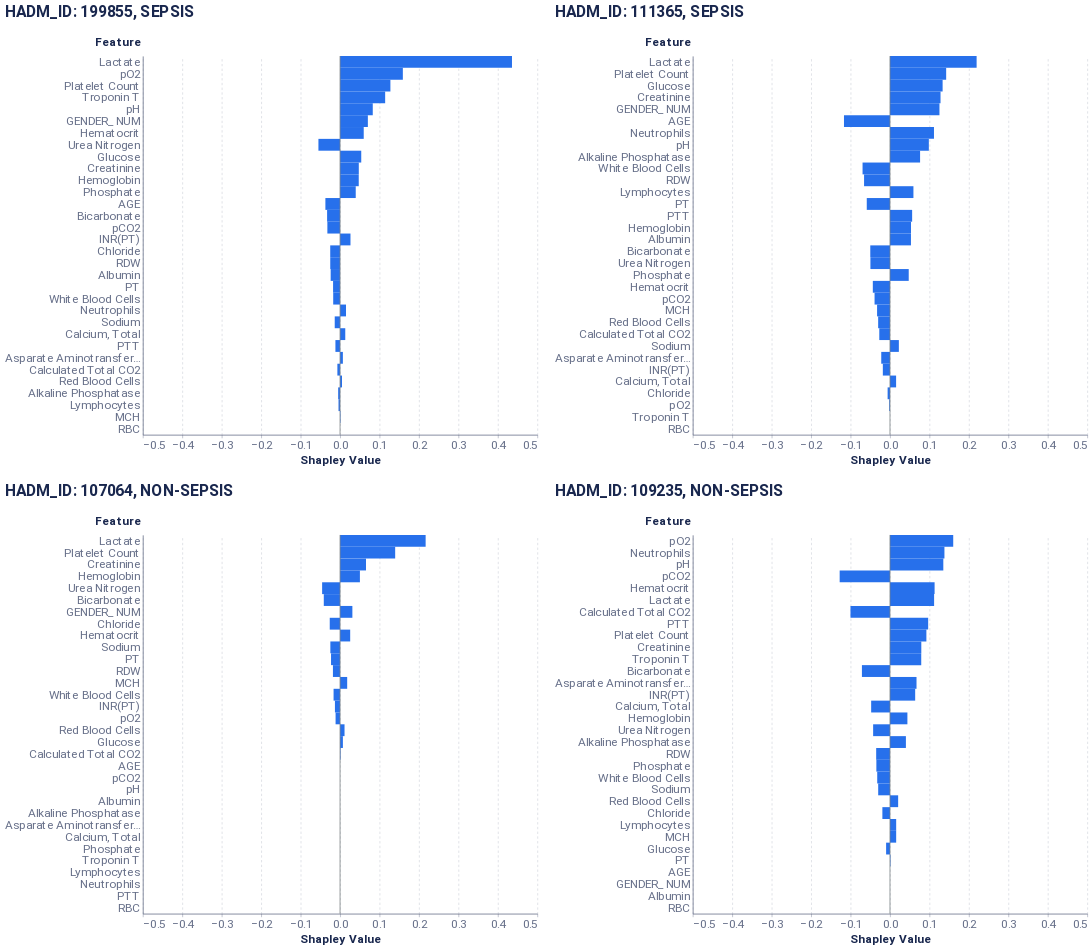

The notebook cell this image was saved under:
### Code cell
(feat_plots[0] | feat_plots[1]) & (feat_plots[2] | feat_plots[3])

### Figure 1 — Vega-Lite specification as saved in the notebook (floating-point values rounded to 4 significant figures)
{"config": {"axis": {"domain": true, "domainColor": "#666F89", "grid": false, "gridCap": "round", "gridColor": "#B3B7C4", "gridDash": [2, 4], "gridWidth": 0.5, "labelColor": "#666F89", "labelFont": "Roboto, Arial, sans-serif", "labelPadding": 2, "tickColor": "#666F89", "tickOpacity": 0.5, "tickSize": 4, "titleColor": "#19274E", "titleFont": "Roboto, Arial, sans-serif", "titleFontSize": 12}, "axisBand": {"domain": true, "labelPadding": 4, "ticks": false}, "axisY": {"domain": false, "titleAlign": "left", "titleAngle": 0, "titleX": -20, "titleY": -10}, "legend": {"labelColor": "#666F89", "labelFont": "Roboto, Arial, sans-serif", "labelFontSize": 12, "symbolSize": 40, "titleColor": "#19274E", "titleFont": "Roboto, Arial, sans-serif", "titleFontSize": 12, "titlePadding": 4}, "arc": {"stroke": "#FFFFFF", "strokeWidth": 1}, "bar": {"fill": "#2770EB", "stroke": null}, "line": {"stroke": "#2770EB", "strokeWidth": 2}, "path": {"stroke": "#2770EB", "strokeWidth": 0.5}, "point": {"fill": "#2770EB", "shape": "circle", "filled": true}, "rect": {"fill": "#2770EB"}, "rule": {"stroke": "#666F89"}, "shape": {"stroke": "#2770EB"}, "text": {"color": "#19274E", "font": "Roboto, Arial, sans-serif", "fontSize": 12}, "range": {"category": ["#2770EB", "#77B98A", "#DA5252", "#FFC400", "#A87AEA", "#00A39E", "#19274E"], "diverging": ["#006360", "#2BB3AE", "#96D9D7", "#FFFFFF", "#EDAAAA", "#DA5252", "#811D1D"], "heatmap": ["#18448F", "#1B4EA5", "#2770EB", "#4C88EE", "#82ACF3", "#A6C4F7", "#E9F1FD"], "ramp": ["#18448F", "#1B4EA5", "#2770EB", "#4C88EE", "#82ACF3", "#A6C4F7", "#E9F1FD"]}, "background": "#FFFFFF", "group": {"fill": "#FFFFFF"}, "header": {"labelColor": "#19274E", "labelFont": "Roboto, Arial, sans-serif", "labelFontSize": 12, "titleColor": "#19274E", "titleFont": "Roboto, Arial, sans-serif", "titleFontSize": 16}, "title": {"anchor": "start", "color": "#19274E", "font": "Roboto, Arial, sans-serif", "fontSize": 20, "fontWeight": "bold", "offset": 20, "subtitleColor": "#19274E", "subtitleFontSize": 16}, "view": {"continuousHeight": 300, "continuousWidth": 400, "stroke": "transparent"}}, "vconcat": [{"hconcat": [{"layer": [{"data": {"name": "data-d2a06e596447de77c8c4055cad91cf85"}, "mark": {"type": "bar", "size": 15, "thickness": 1}, "encoding": {"x": {"axis": {"grid": true, "labelFontSize": 15, "title": "Shapley Value", "titleFontSize": 15}, "field": "Shapley Value", "scale": {"domain": [-0.1, 0.4]}, "type": "quantitative"}, "y": {"axis": {"labelFontSize": 15, "title": "Feature", "titleFontSize": 15, "titleX": -61}, "field": "Feature", "sort": {"field": "sort_col", "order": "descending"}, "type": "nominal"}}}, {"data": {"name": "data-9c00aa9dc2b1c1a0b4bf9b34ead12925"}, "mark": {"type": "rule", "color": "#798184"}, "encoding": {"x": {"field": "x", "type": "quantitative"}}}], "encoding": {"x": {"field": "Shapley Value", "scale": {"domain": [-0.5, 0.5]}, "type": "quantitative"}}, "height": {"step": 15}, "title": "HADM_ID: 199855, SEPSIS", "width": 500}, {"layer": [{"data": {"name": "data-91990ef8b347d50381b4938d49d6d486"}, "mark": {"type": "bar", "size": 15, "thickness": 1}, "encoding": {"x": {"axis": {"grid": true, "labelFontSize": 15, "title": "Shapley Value", "titleFontSize": 15}, "field": "Shapley Value", "scale": {"domain": [-0.1, 0.4]}, "type": "quantitative"}, "y": {"axis": {"labelFontSize": 15, "title": "Feature", "titleFontSize": 15, "titleX": -61}, "field": "Feature", "sort": {"field": "sort_col", "order": "descending"}, "type": "nominal"}}}, {"data": {"name": "data-9c00aa9dc2b1c1a0b4bf9b34ead12925"}, "mark": {"type": "rule", "color": "#798184"}, "encoding": {"x": {"field": "x", "type": "quantitative"}}}], "encoding": {"x": {"field": "Shapley Value", "scale": {"domain": [-0.5, 0.5]}, "type": "quantitative"}}, "height": {"step": 15}, "title": "HADM_ID: 111365, SEPSIS", "width": 500}]}, {"hconcat": [{"layer": [{"data": {"name": "data-7627139140bf505e6b8fb7817088b44e"}, "mark": {"type": "bar", "size": 15, "thickness": 1}, "encoding": {"x": {"axis": {"grid": true, "labelFontSize": 15, "title": "Shapley Value", "titleFontSize": 15}, "field": "Shapley Value", "scale": {"domain": [-0.1, 0.4]}, "type": "quantitative"}, "y": {"axis": {"labelFontSize": 15, "title": "Feature", "titleFontSize": 15, "titleX": -61}, "field": "Feature", "sort": {"field": "sort_col", "order": "descending"}, "type": "nominal"}}}, {"data": {"name": "data-9c00aa9dc2b1c1a0b4bf9b34ead12925"}, "mark": {"type": "rule", "color": "#798184"}, "encoding": {"x": {"field": "x", "type": "quantitative"}}}], "encoding": {"x": {"field": "Shapley Value", "scale": {"domain": [-0.5, 0.5]}, "type": "quantitative"}}, "height": {"step": 15}, "title": "HADM_ID: 107064, NON-SEPSIS", "width": 500}, {"layer": [{"data": {"name": "data-1a31e86d307a2c36e1670dcbff0aaab9"}, "mark": {"type": "bar", "size": 15, "thickness": 1}, "encoding": {"x": {"axis": {"grid": true, "labelFontSize": 15, "title": "Shapley Value", "titleFontSize": 15}, "field": "Shapley Value", "scale": {"domain": [-0.1, 0.4]}, "type": "quantitative"}, "y": {"axis": {"labelFontSize": 15, "title": "Feature", "titleFontSize": 15, "titleX": -61}, "field": "Feature", "sort": {"field": "sort_col", "order": "descending"}, "type": "nominal"}}}, {"data": {"name": "data-9c00aa9dc2b1c1a0b4bf9b34ead12925"}, "mark": {"type": "rule", "color": "#798184"}, "encoding": {"x": {"field": "x", "type": "quantitative"}}}], "encoding": {"x": {"field": "Shapley Value", "scale": {"domain": [-0.5, 0.5]}, "type": "quantitative"}}, "height": {"step": 15}, "title": "HADM_ID: 109235, NON-SEPSIS", "width": 500}]}], "$schema": "https://vega.github.io/schema/vega-lite/v4.17.0.json", "datasets": {"data-d2a06e596447de77c8c4055cad91cf85": [{"Random seed": 42, "NSamples": 32000, "Feature": "AGE", "Shapley Value": -0.03719, "sort_col": 0.03719}, {"Random seed": 42, "NSamples": 32000, "Feature": "GENDER_NUM", "Shapley Value": 0.07047, "sort_col": 0.07047}, {"Random seed": 42, "NSamples": 32000, "Feature": "Calculated Total CO2", "Shapley Value": -0.006794, "sort_col": 0.006794}, {"Random seed": 42, "NSamples": 32000, "Feature": "Lactate", "Shapley Value": 0.4358, "sort_col": 0.4358}, {"Random seed": 42, "NSamples": 32000, "Feature": "pCO2", "Shapley Value": -0.03217, "sort_col": 0.03217}, {"Random seed": 42, "NSamples": 32000, "Feature": "pH", "Shapley Value": 0.08291, "sort_col": 0.08291}, {"Random seed": 42, "NSamples": 32000, "Feature": "pO2", "Shapley Value": 0.1592, "sort_col": 0.1592}, {"Random seed": 42, "NSamples": 32000, "Feature": "Albumin", "Shapley Value": -0.02382, "sort_col": 0.02382}, {"Random seed": 42, "NSamples": 32000, "Feature": "Alkaline Phosphatase", "Shapley Value": -0.004811, "sort_col": 0.004811}, {"Random seed": 42, "NSamples": 32000, "Feature": "Asparate Aminotransferase (AST)", "Shapley Value": 0.007143, "sort_col": 0.007143}, {"Random seed": 42, "NSamples": 32000, "Feature": "Bicarbonate", "Shapley Value": -0.03285, "sort_col": 0.03285}, {"Random seed": 42, "NSamples": 32000, "Feature": "Calcium, Total", "Shapley Value": 0.0132, "sort_col": 0.0132}, {"Random seed": 42, "NSamples": 32000, "Feature": "Chloride", "Shapley Value": -0.02493, "sort_col": 0.02493}, {"Random seed": 42, "NSamples": 32000, "Feature": "Creatinine", "Shapley Value": 0.0475, "sort_col": 0.0475}, {"Random seed": 42, "NSamples": 32000, "Feature": "Glucose", "Shapley Value": 0.05371, "sort_col": 0.05371}, {"Random seed": 42, "NSamples": 32000, "Feature": "Phosphate", "Shapley Value": 0.03974, "sort_col": 0.03974}, {"Random seed": 42, "NSamples": 32000, "Feature": "Sodium", "Shapley Value": -0.01352, "sort_col": 0.01352}, {"Random seed": 42, "NSamples": 32000, "Feature": "Troponin T", "Shapley Value": 0.1143, "sort_col": 0.1143}, {"Random seed": 42, "NSamples": 32000, "Feature": "Urea Nitrogen", "Shapley Value": -0.05484, "sort_col": 0.05484}, {"Random seed": 42, "NSamples": 32000, "Feature": "Hematocrit", "Shapley Value": 0.05999, "sort_col": 0.05999}, {"Random seed": 42, "NSamples": 32000, "Feature": "Hemoglobin", "Shapley Value": 0.04735, "sort_col": 0.04735}, {"Random seed": 42, "NSamples": 32000, "Feature": "INR(PT)", "Shapley Value": 0.02642, "sort_col": 0.02642}, {"Random seed": 42, "NSamples": 32000, "Feature": "Lymphocytes", "Shapley Value": -0.003919, "sort_col": 0.003919}, {"Random seed": 42, "NSamples": 32000, "Feature": "MCH", "Shapley Value": 0.001081, "sort_col": 0.001081}, {"Random seed": 42, "NSamples": 32000, "Feature": "Neutrophils", "Shapley Value": 0.01508, "sort_col": 0.01508}, {"Random seed": 42, "NSamples": 32000, "Feature": "Platelet Count", "Shapley Value": 0.1276, "sort_col": 0.1276}, {"Random seed": 42, "NSamples": 32000, "Feature": "PT", "Shapley Value": -0.01771, "sort_col": 0.01771}, {"Random seed": 42, "NSamples": 32000, "Feature": "PTT", "Shapley Value": -0.01175, "sort_col": 0.01175}, {"Random seed": 42, "NSamples": 32000, "Feature": "RDW", "Shapley Value": -0.02487, "sort_col": 0.02487}, {"Random seed": 42, "NSamples": 32000, "Feature": "Red Blood Cells", "Shapley Value": 0.004955, "sort_col": 0.004955}, {"Random seed": 42, "NSamples": 32000, "Feature": "White Blood Cells", "Shapley Value": -0.01738, "sort_col": 0.01738}, {"Random seed": 42, "NSamples": 32000, "Feature": "RBC", "Shapley Value": 0.0, "sort_col": 0.0}], "data-9c00aa9dc2b1c1a0b4bf9b34ead12925": [{"x": 0}], "data-91990ef8b347d50381b4938d49d6d486": [{"Random seed": 42, "NSamples": 32000, "Feature": "AGE", "Shapley Value": -0.1166, "sort_col": 0.1166}, {"Random seed": 42, "NSamples": 32000, "Feature": "GENDER_NUM", "Shapley Value": 0.1254, "sort_col": 0.1254}, {"Random seed": 42, "NSamples": 32000, "Feature": "Calculated Total CO2", "Shapley Value": -0.02714, "sort_col": 0.02714}, {"Random seed": 42, "NSamples": 32000, "Feature": "Lactate", "Shapley Value": 0.2196, "sort_col": 0.2196}, {"Random seed": 42, "NSamples": 32000, "Feature": "pCO2", "Shapley Value": -0.03912, "sort_col": 0.03912}, {"Random seed": 42, "NSamples": 32000, "Feature": "pH", "Shapley Value": 0.09847, "sort_col": 0.09847}, {"Random seed": 42, "NSamples": 32000, "Feature": "pO2", "Shapley Value": -0.001975, "sort_col": 0.001975}, {"Random seed": 42, "NSamples": 32000, "Feature": "Albumin", "Shapley Value": 0.05316, "sort_col": 0.05316}, {"Random seed": 42, "NSamples": 32000, "Feature": "Alkaline Phosphatase", "Shapley Value": 0.07628, "sort_col": 0.07628}, {"Random seed": 42, "NSamples": 32000, "Feature": "Asparate Aminotransferase (AST)", "Shapley Value": -0.02217, "sort_col": 0.02217}, {"Random seed": 42, "NSamples": 32000, "Feature": "Bicarbonate", "Shapley Value": -0.04996, "sort_col": 0.04996}, {"Random seed": 42, "NSamples": 32000, "Feature": "Calcium, Total", "Shapley Value": 0.01549, "sort_col": 0.01549}, {"Random seed": 42, "NSamples": 32000, "Feature": "Chloride", "Shapley Value": -0.00602, "sort_col": 0.00602}, {"Random seed": 42, "NSamples": 32000, "Feature": "Creatinine", "Shapley Value": 0.1281, "sort_col": 0.1281}, {"Random seed": 42, "NSamples": 32000, "Feature": "Glucose", "Shapley Value": 0.1334, "sort_col": 0.1334}, {"Random seed": 42, "NSamples": 32000, "Feature": "Phosphate", "Shapley Value": 0.04748, "sort_col": 0.04748}, {"Random seed": 42, "NSamples": 32000, "Feature": "Sodium", "Shapley Value": 0.02247, "sort_col": 0.02247}, {"Random seed": 42, "NSamples": 32000, "Feature": "Troponin T", "Shapley Value": 0.0, "sort_col": 0.0}, {"Random seed": 42, "NSamples": 32000, "Feature": "Urea Nitrogen", "Shapley Value": -0.04963, "sort_col": 0.04963}, {"Random seed": 42, "NSamples": 32000, "Feature": "Hematocrit", "Shapley Value": -0.04355, "sort_col": 0.04355}, {"Random seed": 42, "NSamples": 32000, "Feature": "Hemoglobin", "Shapley Value": 0.05319, "sort_col": 0.05319}, {"Random seed": 42, "NSamples": 32000, "Feature": "INR(PT)", "Shapley Value": -0.01816, "sort_col": 0.01816}, {"Random seed": 42, "NSamples": 32000, "Feature": "Lymphocytes", "Shapley Value": 0.05941, "sort_col": 0.05941}, {"Random seed": 42, "NSamples": 32000, "Feature": "MCH", "Shapley Value": -0.03273, "sort_col": 0.03273}, {"Random seed": 42, "NSamples": 32000, "Feature": "Neutrophils", "Shapley Value": 0.1115, "sort_col": 0.1115}, {"Random seed": 42, "NSamples": 32000, "Feature": "Platelet Count", "Shapley Value": 0.1424, "sort_col": 0.1424}, {"Random seed": 42, "NSamples": 32000, "Feature": "PT", "Shapley Value": -0.0589, "sort_col": 0.0589}, {"Random seed": 42, "NSamples": 32000, "Feature": "PTT", "Shapley Value": 0.05614, "sort_col": 0.05614}, {"Random seed": 42, "NSamples": 32000, "Feature": "RDW", "Shapley Value": -0.06572, "sort_col": 0.06572}, {"Random seed": 42, "NSamples": 32000, "Feature": "Red Blood Cells", "Shapley Value": -0.03, "sort_col": 0.03}, {"Random seed": 42, "NSamples": 32000, "Feature": "White Blood Cells", "Shapley Value": -0.06955, "sort_col": 0.06955}, {"Random seed": 42, "NSamples": 32000, "Feature": "RBC", "Shapley Value": 0.0, "sort_col": 0.0}], "data-7627139140bf505e6b8fb7817088b44e": [{"Random seed": 42, "NSamples": 32000, "Feature": "AGE", "Shapley Value": 0.0, "sort_col": 0.0}, {"Random seed": 42, "NSamples": 32000, "Feature": "GENDER_NUM", "Shapley Value": 0.03123, "sort_col": 0.03123}, {"Random seed": 42, "NSamples": 32000, "Feature": "Calculated Total CO2", "Shapley Value": 0.001327, "sort_col": 0.001327}, {"Random seed": 42, "NSamples": 32000, "Feature": "Lactate", "Shapley Value": 0.2169, "sort_col": 0.2169}, {"Random seed": 42, "NSamples": 32000, "Feature": "pCO2", "Shapley Value": 0.0, "sort_col": 0.0}, {"Random seed": 42, "NSamples": 32000, "Feature": "pH", "Shapley Value": 0.0, "sort_col": 0.0}, {"Random seed": 42, "NSamples": 32000, "Feature": "pO2", "Shapley Value": -0.01135, "sort_col": 0.01135}, {"Random seed": 42, "NSamples": 32000, "Feature": "Albumin", "Shapley Value": 0.0, "sort_col": 0.0}, {"Random seed": 42, "NSamples": 32000, "Feature": "Alkaline Phosphatase", "Shapley Value": 0.0, "sort_col": 0.0}, {"Random seed": 42, "NSamples": 32000, "Feature": "Asparate Aminotransferase (AST)", "Shapley Value": 0.0, "sort_col": 0.0}, {"Random seed": 42, "NSamples": 32000, "Feature": "Bicarbonate", "Shapley Value": -0.04126, "sort_col": 0.04126}, {"Random seed": 42, "NSamples": 32000, "Feature": "Calcium, Total", "Shapley Value": 0.0, "sort_col": 0.0}, {"Random seed": 42, "NSamples": 32000, "Feature": "Chloride", "Shapley Value": -0.02616, "sort_col": 0.02616}, {"Random seed": 42, "NSamples": 32000, "Feature": "Creatinine", "Shapley Value": 0.06573, "sort_col": 0.06573}, {"Random seed": 42, "NSamples": 32000, "Feature": "Glucose", "Shapley Value": 0.007171, "sort_col": 0.007171}, {"Random seed": 42, "NSamples": 32000, "Feature": "Phosphate", "Shapley Value": 0.0, "sort_col": 0.0}, {"Random seed": 42, "NSamples": 32000, "Feature": "Sodium", "Shapley Value": -0.02461, "sort_col": 0.02461}, {"Random seed": 42, "NSamples": 32000, "Feature": "Troponin T", "Shapley Value": 0.0, "sort_col": 0.0}, {"Random seed": 42, "NSamples": 32000, "Feature": "Urea Nitrogen", "Shapley Value": -0.04546, "sort_col": 0.04546}, {"Random seed": 42, "NSamples": 32000, "Feature": "Hematocrit", "Shapley Value": 0.02568, "sort_col": 0.02568}, {"Random seed": 42, "NSamples": 32000, "Feature": "Hemoglobin", "Shapley Value": 0.05032, "sort_col": 0.05032}, {"Random seed": 42, "NSamples": 32000, "Feature": "INR(PT)", "Shapley Value": -0.013, "sort_col": 0.013}, {"Random seed": 42, "NSamples": 32000, "Feature": "Lymphocytes", "Shapley Value": 0.0, "sort_col": 0.0}, {"Random seed": 42, "NSamples": 32000, "Feature": "MCH", "Shapley Value": 0.01807, "sort_col": 0.01807}, {"Random seed": 42, "NSamples": 32000, "Feature": "Neutrophils", "Shapley Value": 0.0, "sort_col": 0.0}, {"Random seed": 42, "NSamples": 32000, "Feature": "Platelet Count", "Shapley Value": 0.1397, "sort_col": 0.1397}, {"Random seed": 42, "NSamples": 32000, "Feature": "PT", "Shapley Value": -0.02288, "sort_col": 0.02288}, {"Random seed": 42, "NSamples": 32000, "Feature": "PTT", "Shapley Value": 0.0, "sort_col": 0.0}, {"Random seed": 42, "NSamples": 32000, "Feature": "RDW", "Shapley Value": -0.01808, "sort_col": 0.01808}, {"Random seed": 42, "NSamples": 32000, "Feature": "Red Blood Cells", "Shapley Value": 0.01133, "sort_col": 0.01133}, {"Random seed": 42, "NSamples": 32000, "Feature": "White Blood Cells", "Shapley Value": -0.01644, "sort_col": 0.01644}, {"Random seed": 42, "NSamples": 32000, "Feature": "RBC", "Shapley Value": 0.0, "sort_col": 0.0}], "data-1a31e86d307a2c36e1670dcbff0aaab9": [{"Random seed": 42, "NSamples": 32000, "Feature": "AGE", "Shapley Value": 0.0, "sort_col": 0.0}, {"Random seed": 42, "NSamples": 32000, "Feature": "GENDER_NUM", "Shapley Value": 0.0, "sort_col": 0.0}, {"Random seed": 42, "NSamples": 32000, "Feature": "Calculated Total CO2", "Shapley Value": -0.1002, "sort_col": 0.1002}, {"Random seed": 42, "NSamples": 32000, "Feature": "Lactate", "Shapley Value": 0.1118, "sort_col": 0.1118}, {"Random seed": 42, "NSamples": 32000, "Feature": "pCO2", "Shapley Value": -0.1276, "sort_col": 0.1276}, {"Random seed": 42, "NSamples": 32000, "Feature": "pH", "Shapley Value": 0.1352, "sort_col": 0.1352}, {"Random seed": 42, "NSamples": 32000, "Feature": "pO2", "Shapley Value": 0.1603, "sort_col": 0.1603}, {"Random seed": 42, "NSamples": 32000, "Feature": "Albumin", "Shapley Value": 0.0, "sort_col": 0.0}, {"Random seed": 42, "NSamples": 32000, "Feature": "Alkaline Phosphatase", "Shapley Value": 0.04033, "sort_col": 0.04033}, {"Random seed": 42, "NSamples": 32000, "Feature": "Asparate Aminotransferase (AST)", "Shapley Value": 0.06723, "sort_col": 0.06723}, {"Random seed": 42, "NSamples": 32000, "Feature": "Bicarbonate", "Shapley Value": -0.07118, "sort_col": 0.07118}, {"Random seed": 42, "NSamples": 32000, "Feature": "Calcium, Total", "Shapley Value": -0.04774, "sort_col": 0.04774}, {"Random seed": 42, "NSamples": 32000, "Feature": "Chloride", "Shapley Value": -0.0193, "sort_col": 0.0193}, {"Random seed": 42, "NSamples": 32000, "Feature": "Creatinine", "Shapley Value": 0.07938, "sort_col": 0.07938}, {"Random seed": 42, "NSamples": 32000, "Feature": "Glucose", "Shapley Value": -0.009824, "sort_col": 0.009824}, {"Random seed": 42, "NSamples": 32000, "Feature": "Phosphate", "Shapley Value": -0.03454, "sort_col": 0.03454}, {"Random seed": 42, "NSamples": 32000, "Feature": "Sodium", "Shapley Value": -0.02991, "sort_col": 0.02991}, {"Random seed": 42, "NSamples": 32000, "Feature": "Troponin T", "Shapley Value": 0.07921, "sort_col": 0.07921}, {"Random seed": 42, "NSamples": 32000, "Feature": "Urea Nitrogen", "Shapley Value": -0.04274, "sort_col": 0.04274}, {"Random seed": 42, "NSamples": 32000, "Feature": "Hematocrit", "Shapley Value": 0.1131, "sort_col": 0.1131}, {"Random seed": 42, "NSamples": 32000, "Feature": "Hemoglobin", "Shapley Value": 0.04413, "sort_col": 0.04413}, {"Random seed": 42, "NSamples": 32000, "Feature": "INR(PT)", "Shapley Value": 0.06384, "sort_col": 0.06384}, {"Random seed": 42, "NSamples": 32000, "Feature": "Lymphocytes", "Shapley Value": 0.01568, "sort_col": 0.01568}, {"Random seed": 42, "NSamples": 32000, "Feature": "MCH", "Shapley Value": 0.01567, "sort_col": 0.01567}, {"Random seed": 42, "NSamples": 32000, "Feature": "Neutrophils", "Shapley Value": 0.138, "sort_col": 0.138}, {"Random seed": 42, "NSamples": 32000, "Feature": "Platelet Count", "Shapley Value": 0.09225, "sort_col": 0.09225}, {"Random seed": 42, "NSamples": 32000, "Feature": "PT", "Shapley Value": 0.001169, "sort_col": 0.001169}, {"Random seed": 42, "NSamples": 32000, "Feature": "PTT", "Shapley Value": 0.09679, "sort_col": 0.09679}, {"Random seed": 42, "NSamples": 32000, "Feature": "RDW", "Shapley Value": -0.03502, "sort_col": 0.03502}, {"Random seed": 42, "NSamples": 32000, "Feature": "Red Blood Cells", "Shapley Value": 0.02068, "sort_col": 0.02068}, {"Random seed": 42, "NSamples": 32000, "Feature": "White Blood Cells", "Shapley Value": -0.03236, "sort_col": 0.03236}, {"Random seed": 42, "NSamples": 32000, "Feature": "RBC", "Shapley Value": 0.0, "sort_col": 0.0}]}}
